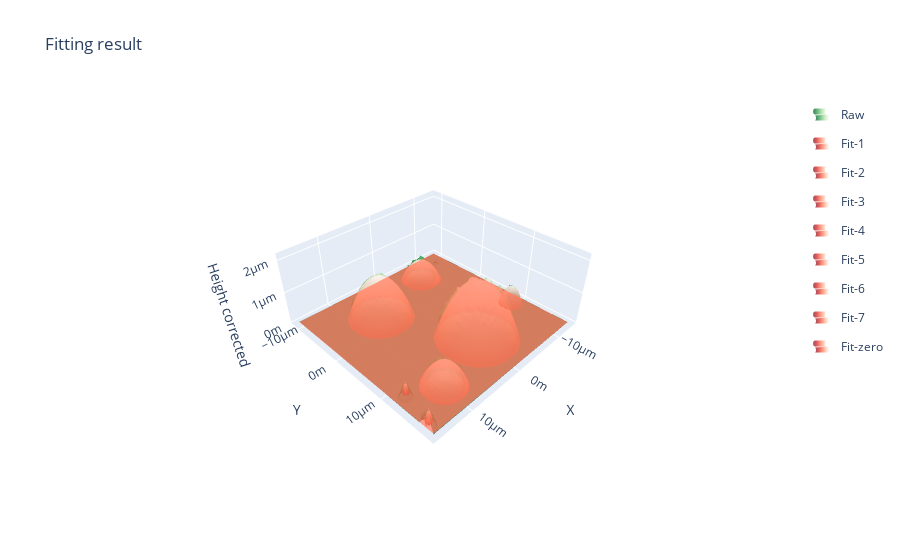

Notebook source saved alongside this figure:
### Markdown cell above
## Get liquid drop properties

### Code cell
plt.close('all')
#drop analysis of AFM data
drop_df, img_anal, fig_list = wetting.get_drop_prop(afm_data, anal_data_h, output_paths[0])
drop_df['AFM file'] = img_file_paths[0]
for fig in fig_list:
    display(fig)
display(drop_df)
plt.close('all')

### Figure 1 — Plotly figure (JSON) as saved in the notebook; plotly's stock layout.template omitted (floating-point values rounded to 4 significant figures; data arrays with more than 128 entries replaced by an {"elided": "..."} marker saying what was removed)
{"data": [{"colorscale": [[0, "rgb(247,252,245)"], [0.125, "rgb(229,245,224)"], [0.25, "rgb(199,233,192)"], [0.375, "rgb(161,217,155)"], [0.5, "rgb(116,196,118)"], [0.625, "rgb(65,171,93)"], [0.75, "rgb(35,139,69)"], [0.875, "rgb(0,109,44)"], [1, "rgb(0,68,27)"]], "legendgroup": "Raw", "name": "Raw", "opacity": 0.7, "reversescale": true, "showlegend": true, "showscale": false, "type": "surface", "x": [-1.397e-05, -1.373e-05, -1.35e-05, -1.326e-05, -1.302e-05, -1.279e-05, -1.255e-05, -1.232e-05, -1.208e-05, -1.184e-05, -1.161e-05, -1.137e-05, -1.113e-05, -1.09e-05, -1.066e-05, -1.043e-05, -1.019e-05, -9.954e-06, -9.718e-06, -9.481e-06, -9.245e-06, -9.009e-06, -8.773e-06, -8.536e-06, -8.3e-06, -8.064e-06, -7.828e-06, -7.592e-06, -7.355e-06, -7.119e-06, -6.883e-06, -6.647e-06, -6.41e-06, -6.174e-06, -5.938e-06, -5.702e-06, -5.466e-06, -5.229e-06, -4.993e-06, -4.757e-06, -4.521e-06, -4.284e-06, -4.048e-06, -3.812e-06, -3.576e-06, -3.34e-06, -3.103e-06, -2.867e-06, -2.631e-06, -2.395e-06, -2.158e-06, -1.922e-06, -1.686e-06, -1.45e-06, -1.214e-06, -9.774e-07, -7.412e-07, -5.049e-07, -2.687e-07, -3.25e-08, 2.037e-07, 4.399e-07, 6.762e-07, 9.124e-07, 1.149e-06, 1.385e-06, 1.621e-06, 1.857e-06, 2.093e-06, 2.33e-06, 2.566e-06, 2.802e-06, 3.038e-06, 3.275e-06, 3.511e-06, 3.747e-06, 3.983e-06, 4.219e-06, 4.456e-06, 4.692e-06, 4.928e-06, 5.164e-06, 5.401e-06, 5.637e-06, 5.873e-06, 6.109e-06, 6.345e-06, 6.582e-06, 6.818e-06, 7.054e-06, 7.29e-06, 7.527e-06, 7.763e-06, 7.999e-06, 8.235e-06, 8.471e-06, 8.708e-06, 8.944e-06, 9.18e-06, 9.416e-06, 9.653e-06, 9.889e-06, 1.012e-05, 1.036e-05, 1.06e-05, 1.083e-05, 1.107e-05, 1.131e-05, 1.154e-05, 1.178e-05, 1.201e-05, 1.225e-05, 1.249e-05, 1.272e-05, 1.296e-05, 1.32e-05, 1.343e-05, 1.367e-05, 1.39e-05, 1.414e-05, 1.438e-05, 1.461e-05, 1.485e-05, 1.509e-05, 1.532e-05, 1.556e-05, 1.579e-05, 1.603e-05], "y": [-1.122e-05, -1.099e-05, -1.075e-05, -1.051e-05, -1.028e-05, -1.004e-05, -9.804e-06, -9.568e-06, -9.332e-06, -9.096e-06, -8.859e-06, -8.623e-06, -8.387e-06, -8.151e-06, -7.915e-06, -7.678e-06, -7.442e-06, -7.206e-06, -6.97e-06, -6.733e-06, -6.497e-06, -6.261e-06, -6.025e-06, -5.789e-06, -5.552e-06, -5.316e-06, -5.08e-06, -4.844e-06, -4.607e-06, -4.371e-06, -4.135e-06, -3.899e-06, -3.663e-06, -3.426e-06, -3.19e-06, -2.954e-06, -2.718e-06, -2.481e-06, -2.245e-06, -2.009e-06, -1.773e-06, -1.537e-06, -1.3e-06, -1.064e-06, -8.28e-07, -5.917e-07, -3.555e-07, -1.193e-07, 1.169e-07, 3.532e-07, 5.894e-07, 8.256e-07, 1.062e-06, 1.298e-06, 1.534e-06, 1.77e-06, 2.007e-06, 2.243e-06, 2.479e-06, 2.715e-06, 2.952e-06, 3.188e-06, 3.424e-06, 3.66e-06, 3.896e-06, 4.133e-06, 4.369e-06, 4.605e-06, 4.841e-06, 5.078e-06, 5.314e-06, 5.55e-06, 5.786e-06, 6.022e-06, 6.259e-06, 6.495e-06, 6.731e-06, 6.967e-06, 7.204e-06, 7.44e-06, 7.676e-06, 7.912e-06, 8.148e-06, 8.385e-06, 8.621e-06, 8.857e-06, 9.093e-06, 9.33e-06, 9.566e-06, 9.802e-06, 1.004e-05, 1.027e-05, 1.051e-05, 1.075e-05, 1.098e-05, 1.122e-05, 1.146e-05, 1.169e-05, 1.193e-05, 1.216e-05, 1.24e-05, 1.264e-05, 1.287e-05, 1.311e-05, 1.335e-05, 1.358e-05, 1.382e-05, 1.405e-05, 1.429e-05, 1.453e-05, 1.476e-05, 1.5e-05, 1.524e-05, 1.547e-05, 1.571e-05, 1.594e-05, 1.618e-05, 1.642e-05, 1.665e-05, 1.689e-05, 1.712e-05, 1.736e-05, 1.76e-05, 1.783e-05, 1.807e-05, 1.831e-05, 1.854e-05, 1.878e-05], "z": {"elided": "128x128 float values"}}, {"colorscale": [[0, "rgb(255,245,240)"], [0.125, "rgb(254,224,210)"], [0.25, "rgb(252,187,161)"], [0.375, "rgb(252,146,114)"], [0.5, "rgb(251,106,74)"], [0.625, "rgb(239,59,44)"], [0.75, "rgb(203,24,29)"], [0.875, "rgb(165,15,21)"], [1, "rgb(103,0,13)"]], "name": "Fit-1", "opacity": 0.7, "reversescale": true, "showlegend": true, "showscale": false, "type": "surface", "x": {"elided": "20x20 float values"}, "y": {"elided": "20x20 float values"}, "z": {"elided": "20x20 float values"}}, {"colorscale": [[0, "rgb(255,245,240)"], [0.125, "rgb(254,224,210)"], [0.25, "rgb(252,187,161)"], [0.375, "rgb(252,146,114)"], [0.5, "rgb(251,106,74)"], [0.625, "rgb(239,59,44)"], [0.75, "rgb(203,24,29)"], [0.875, "rgb(165,15,21)"], [1, "rgb(103,0,13)"]], "name": "Fit-2", "opacity": 0.7, "reversescale": true, "showlegend": true, "showscale": false, "type": "surface", "x": {"elided": "20x20 float values"}, "y": {"elided": "20x20 float values"}, "z": {"elided": "20x20 float values"}}, {"colorscale": [[0, "rgb(255,245,240)"], [0.125, "rgb(254,224,210)"], [0.25, "rgb(252,187,161)"], [0.375, "rgb(252,146,114)"], [0.5, "rgb(251,106,74)"], [0.625, "rgb(239,59,44)"], [0.75, "rgb(203,24,29)"], [0.875, "rgb(165,15,21)"], [1, "rgb(103,0,13)"]], "name": "Fit-3", "opacity": 0.7, "reversescale": true, "showlegend": true, "showscale": false, "type": "surface", "x": {"elided": "20x20 float values"}, "y": {"elided": "20x20 float values"}, "z": {"elided": "20x20 float values"}}, {"colorscale": [[0, "rgb(255,245,240)"], [0.125, "rgb(254,224,210)"], [0.25, "rgb(252,187,161)"], [0.375, "rgb(252,146,114)"], [0.5, "rgb(251,106,74)"], [0.625, "rgb(239,59,44)"], [0.75, "rgb(203,24,29)"], [0.875, "rgb(165,15,21)"], [1, "rgb(103,0,13)"]], "name": "Fit-4", "opacity": 0.7, "reversescale": true, "showlegend": true, "showscale": false, "type": "surface", "x": {"elided": "20x20 float values"}, "y": {"elided": "20x20 float values"}, "z": {"elided": "20x20 float values"}}, {"colorscale": [[0, "rgb(255,245,240)"], [0.125, "rgb(254,224,210)"], [0.25, "rgb(252,187,161)"], [0.375, "rgb(252,146,114)"], [0.5, "rgb(251,106,74)"], [0.625, "rgb(239,59,44)"], [0.75, "rgb(203,24,29)"], [0.875, "rgb(165,15,21)"], [1, "rgb(103,0,13)"]], "name": "Fit-5", "opacity": 0.7, "reversescale": true, "showlegend": true, "showscale": false, "type": "surface", "x": {"elided": "20x20 float values"}, "y": {"elided": "20x20 float values"}, "z": {"elided": "20x20 float values"}}, {"colorscale": [[0, "rgb(255,245,240)"], [0.125, "rgb(254,224,210)"], [0.25, "rgb(252,187,161)"], [0.375, "rgb(252,146,114)"], [0.5, "rgb(251,106,74)"], [0.625, "rgb(239,59,44)"], [0.75, "rgb(203,24,29)"], [0.875, "rgb(165,15,21)"], [1, "rgb(103,0,13)"]], "name": "Fit-6", "opacity": 0.7, "reversescale": true, "showlegend": true, "showscale": false, "type": "surface", "x": {"elided": "20x20 float values"}, "y": {"elided": "20x20 float values"}, "z": {"elided": "20x20 float values"}}, {"colorscale": [[0, "rgb(255,245,240)"], [0.125, "rgb(254,224,210)"], [0.25, "rgb(252,187,161)"], [0.375, "rgb(252,146,114)"], [0.5, "rgb(251,106,74)"], [0.625, "rgb(239,59,44)"], [0.75, "rgb(203,24,29)"], [0.875, "rgb(165,15,21)"], [1, "rgb(103,0,13)"]], "name": "Fit-7", "opacity": 0.7, "reversescale": true, "showlegend": true, "showscale": false, "type": "surface", "x": {"elided": "20x20 float values"}, "y": {"elided": "20x20 float values"}, "z": {"elided": "20x20 float values"}}, {"colorscale": [[0, "rgb(255,245,240)"], [0.125, "rgb(254,224,210)"], [0.25, "rgb(252,187,161)"], [0.375, "rgb(252,146,114)"], [0.5, "rgb(251,106,74)"], [0.625, "rgb(239,59,44)"], [0.75, "rgb(203,24,29)"], [0.875, "rgb(165,15,21)"], [1, "rgb(103,0,13)"]], "name": "Fit-zero", "opacity": 0.7, "reversescale": true, "showlegend": true, "showscale": false, "type": "surface", "x": {"elided": "20x20 float values"}, "y": {"elided": "20x20 float values"}, "z": {"elided": "20x20 int values"}}], "layout": {"autosize": true, "scene": {"aspectratio": {"x": 1, "y": 1, "z": 0.4}, "xaxis": {"ticksuffix": "m", "title": {"text": "X"}}, "yaxis": {"ticksuffix": "m", "title": {"text": "Y"}}, "zaxis": {"range": [-2.655e-08, 2.206e-06], "ticksuffix": "m", "title": {"text": "Height corrected"}}}, "title": {"text": "Fitting result"}}}
